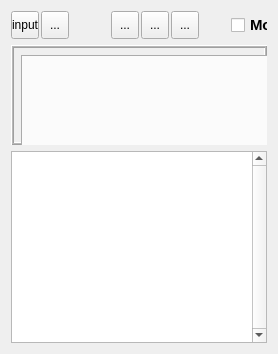
  <widget class="QWidget" name="centralwidget">
   <layout class="QVBoxLayout" name="verticalLayout_2">
    <item>
     <layout class="QVBoxLayout" name="verticalLayout"/>
    </item>
    <item>
     <widget class="QFrame" name="frame">
      <property name="minimumSize">
       <size>
        <width>0</width>
        <height>28</height>
       </size>
      </property>
      <property name="maximumSize">
       <size>
        <width>16777215</width>
        <height>28</height>
       </size>
      </property>
      <property name="frameShape">
       <enum>QFrame::NoFrame</enum>
      </property>
      <property name="frameShadow">
       <enum>QFrame::Raised</enum>
      </property>
      <widget class="QToolButton" name="btnInput">
       <property name="geometry">
        <rect>
         <x>0</x>
         <y>0</y>
         <width>28</width>
         <height>28</height>
        </rect>
       </property>
       <property name="focusPolicy">
        <enum>Qt::TabFocus</enum>
       </property>
       <property name="toolTip">
        <string>Left Dock</string>
       </property>
       <property name="layoutDirection">
        <enum>Qt::LeftToRight</enum>
       </property>
       <property name="text">
        <string>input</string>
       </property>
       <property name="icon">
        <iconset>
         <normaloff>:/newPrefix/images/input.png</normaloff>:/newPrefix/images/input.png</iconset>
       </property>
       <property name="iconSize">
        <size>
         <width>18</width>
         <height>18</height>
        </size>
       </property>
      </widget>
      <widget class="QToolButton" name="btnOutput">
       <property name="geometry">
        <rect>
         <x>30</x>
         <y>0</y>
         <width>28</width>
         <height>28</height>
        </rect>
       </property>
       <property name="focusPolicy">
        <enum>Qt::TabFocus</enum>
       </property>
       <property name="toolTip">
        <string>Right Dock</string>
       </property>
       <property name="text">
        <string>...</string>
       </property>
       <property name="icon">
        <iconset>
         <normaloff>:/newPrefix/images/output.png</normaloff>:/newPrefix/images/output.png</iconset>
       </property>
       <property name="iconSize">
        <size>
         <width>18</width>
         <height>18</height>
        </size>
       </property>
      </widget>
      <widget class="QToolButton" name="btnTop">
       <property name="geometry">
        <rect>
         <x>160</x>
         <y>0</y>
         <width>28</width>
         <height>28</height>
        </rect>
       </property>
       <property name="focusPolicy">
        <enum>Qt::TabFocus</enum>
       </property>
       <property name="toolTip">
        <string>Top View</string>
       </property>
       <property name="text">
        <string>...</string>
       </property>
       <property name="icon">
        <iconset>
         <normaloff>:/newPrefix/images/X-Y.png</normaloff>:/newPrefix/images/X-Y.png</iconset>
       </property>
       <property name="iconSize">
        <size>
         <width>22</width>
         <height>22</height>
        </size>
       </property>
      </widget>
      <widget class="QToolButton" name="btnFront">
       <property name="geometry">
        <rect>
         <x>100</x>
         <y>0</y>
         <width>28</width>
         <height>28</height>
        </rect>
       </property>
       <property name="focusPolicy">
        <enum>Qt::TabFocus</enum>
       </property>
       <property name="toolTip">
        <string>Front View</string>
       </property>
       <property name="text">
        <string>...</string>
       </property>
       <property name="icon">
        <iconset>
         <normaloff>:/newPrefix/images/Z-X.png</normaloff>:/newPrefix/images/Z-X.png</iconset>
       </property>
       <property name="iconSize">
        <size>
         <width>22</width>
         <height>22</height>
        </size>
       </property>
      </widget>
      <widget class="QToolButton" name="btnSide">
       <property name="geometry">
        <rect>
         <x>130</x>
         <y>0</y>
         <width>28</width>
         <height>28</height>
        </rect>
       </property>
       <property name="focusPolicy">
        <enum>Qt::TabFocus</enum>
       </property>
       <property name="toolTip">
        <string>Side View</string>
       </property>
       <property name="text">
        <string>...</string>
       </property>
       <property name="icon">
        <iconset>
         <normaloff>:/newPrefix/images/Z-Y.png</normaloff>:/newPrefix/images/Z-Y.png</iconset>
       </property>
       <property name="iconSize">
        <size>
         <width>22</width>
         <height>22</height>
        </size>
       </property>
      </widget>
      <widget class="QCheckBox" name="btn3D">
       <property name="geometry">
        <rect>
         <x>220</x>
         <y>0</y>
         <width>90</width>
         <height>28</height>
        </rect>
       </property>
       <property name="font">
        <font>
         <family>Arial</family>
         <pointsize>11</pointsize>
         <weight>75</weight>
         <italic>false</italic>
         <bold>true</bold>
         <underline>false</underline>
         <strikeout>false</strikeout>
        </font>
       </property>
       <property name="focusPolicy">
        <enum>Qt::TabFocus</enum>
       </property>
       <property name="toolTip">
        <string>3D Model</string>
       </property>
       <property name="text">
        <string>Model</string>
       </property>
      </widget>
      <widget class="QCheckBox" name="chkBx_beamSec">
       <property name="geometry">
        <rect>
         <x>410</x>
         <y>0</y>
         <width>71</width>
         <height>29</height>
        </rect>
       </property>
       <property name="font">
        <font>
         <family>Arial</family>
         <pointsize>11</pointsize>
         <weight>75</weight>
         <bold>true</bold>
        </font>
       </property>
       <property name="focusPolicy">
        <enum>Qt::TabFocus</enum>
       </property>
       <property name="toolTip">
        <string>Beam only</string>
       </property>
       <property name="text">
        <string>Beam</string>
       </property>
      </widget>
      <widget class="QCheckBox" name="chkBx_connector">
       <property name="geometry">
        <rect>
         <x>490</x>
         <y>0</y>
         <width>151</width>
         <height>29</height>
        </rect>
       </property>
       <property name="font">
        <font>
         <family>Arial</family>
         <pointsize>11</pointsize>
         <weight>75</weight>
         <bold>true</bold>
        </font>
       </property>
       <property name="focusPolicy">
        <enum>Qt::TabFocus</enum>
       </property>
       <property name="toolTip">
        <string>Extendedplate only</string>
       </property>
       <property name="text">
        <string>Connector</string>
       </property>
      </widget>
      <widget class="QCheckBox" name="chkBx_columnSec">
       <property name="geometry">
        <rect>
         <x>310</x>
         <y>0</y>
         <width>91</width>
         <height>29</height>
        </rect>
       </property>
       <property name="font">
        <font>
         <family>Arial</family>
         <pointsize>11</pointsize>
         <weight>75</weight>
         <bold>true</bold>
        </font>
       </property>
       <property name="focusPolicy">
        <enum>Qt::TabFocus</enum>
       </property>
       <property name="toolTip">
        <string>Column only</string>
       </property>
       <property name="text">
        <string>Column</string>
       </property>
      </widget>
      <zorder>btnInput</zorder>
      <zorder>btnOutput</zorder>
      <zorder>btnTop</zorder>
      <zorder>btnFront</zorder>
      <zorder>btnSide</zorder>
      <zorder>btn3D</zorder>
      <zorder>chkBx_beamSec</zorder>
      <zorder>chkBx_connector</zorder>
      <zorder>chkBx_columnSec</zorder>
      <zorder>mytabWidget</zorder>
     </widget>
    </item>
    <item>
     <widget class="QFrame" name="frame_2">
      <property name="minimumSize">
       <size>
        <width>0</width>
        <height>100</height>
       </size>
      </property>
      <property name="frameShape">
       <enum>QFrame::Box</enum>
      </property>
      <property name="frameShadow">
       <enum>QFrame::Raised</enum>
      </property>
      <property name="lineWidth">
       <number>1</number>
      </property>
      <property name="midLineWidth">
       <number>1</number>
      </property>
      <widget class="QTabWidget" name="mytabWidget">
       <property name="enabled">
        <bool>true</bool>
       </property>
       <property name="geometry">
        <rect>
         <x>10</x>
         <y>10</y>
         <width>291</width>
         <height>450</height>
        </rect>
       </property>
       <property name="sizePolicy">
        <sizepolicy hsizetype="Expanding" vsizetype="Expanding">
         <horstretch>0</horstretch>
         <verstretch>0</verstretch>
        </sizepolicy>
       </property>
       <property name="minimumSize">
        <size>
         <width>0</width>
         <height>450</height>
        </size>
       </property>
       <property name="font">
        <font>
         <pointsize>8</pointsize>
         <weight>75</weight>
         <italic>true</italic>
         <bold>true</bold>
        </font>
       </property>
       <property name="focusPolicy">
        <enum>Qt::NoFocus</enum>
       </property>
       <property name="styleSheet">
        <string notr="true">QTabBar::tab { height: 75px; width: 1px;  }</string>
       </property>
       <property name="tabPosition">
        <enum>QTabWidget::West</enum>
       </property>
       <property name="currentIndex">
        <number>-1</number>
       </property>
      </widget>
      <zorder>mytabWidget</zorder>
      <zorder>frame</zorder>
     </widget>
    </item>
    <item>
     <widget class="QTextEdit" name="textEdit">
      <property name="minimumSize">
       <size>
        <width>0</width>
        <height>125</height>
       </size>
      </property>
      <property name="maximumSize">
       <size>
        <width>16777215</width>
        <height>16777215</height>
       </size>
      </property>
      <property name="font">
       <font>
        <pointsize>10</pointsize>
       </font>
      </property>
      <property name="verticalScrollBarPolicy">
       <enum>Qt::ScrollBarAlwaysOn</enum>
      </property>
      <property name="readOnly">
       <bool>true</bool>
      </property>
      <property name="overwriteMode">
       <bool>true</bool>
      </property>
     </widget>
    </item>
   </layout>
   <zorder>frame</zorder>
   <zorder>textEdit</zorder>
   <zorder>frame_2</zorder>
   <zorder>mytabWidget</zorder>
   <zorder>splitter</zorder>
  </widget>
